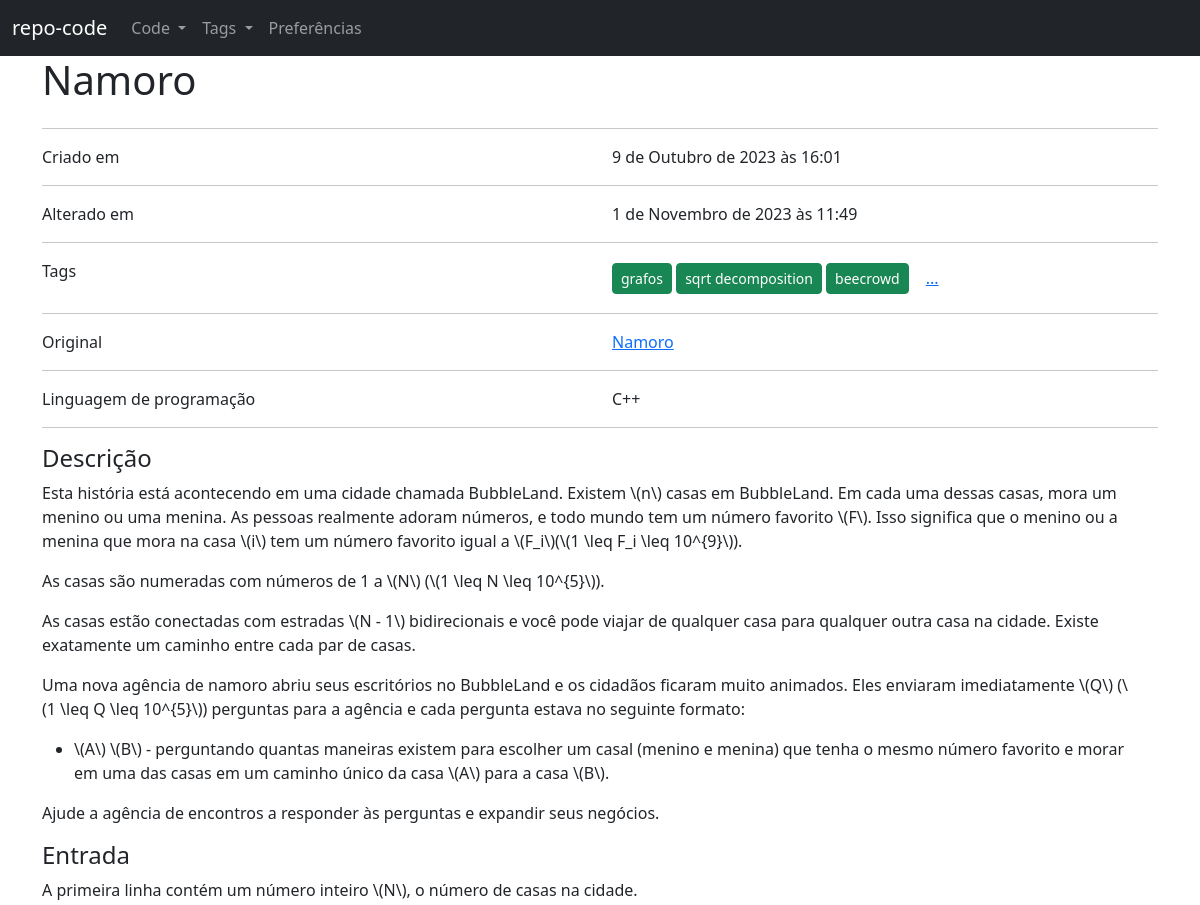
The page /repo/code/2/ (upper part) on the database as committed earlier.
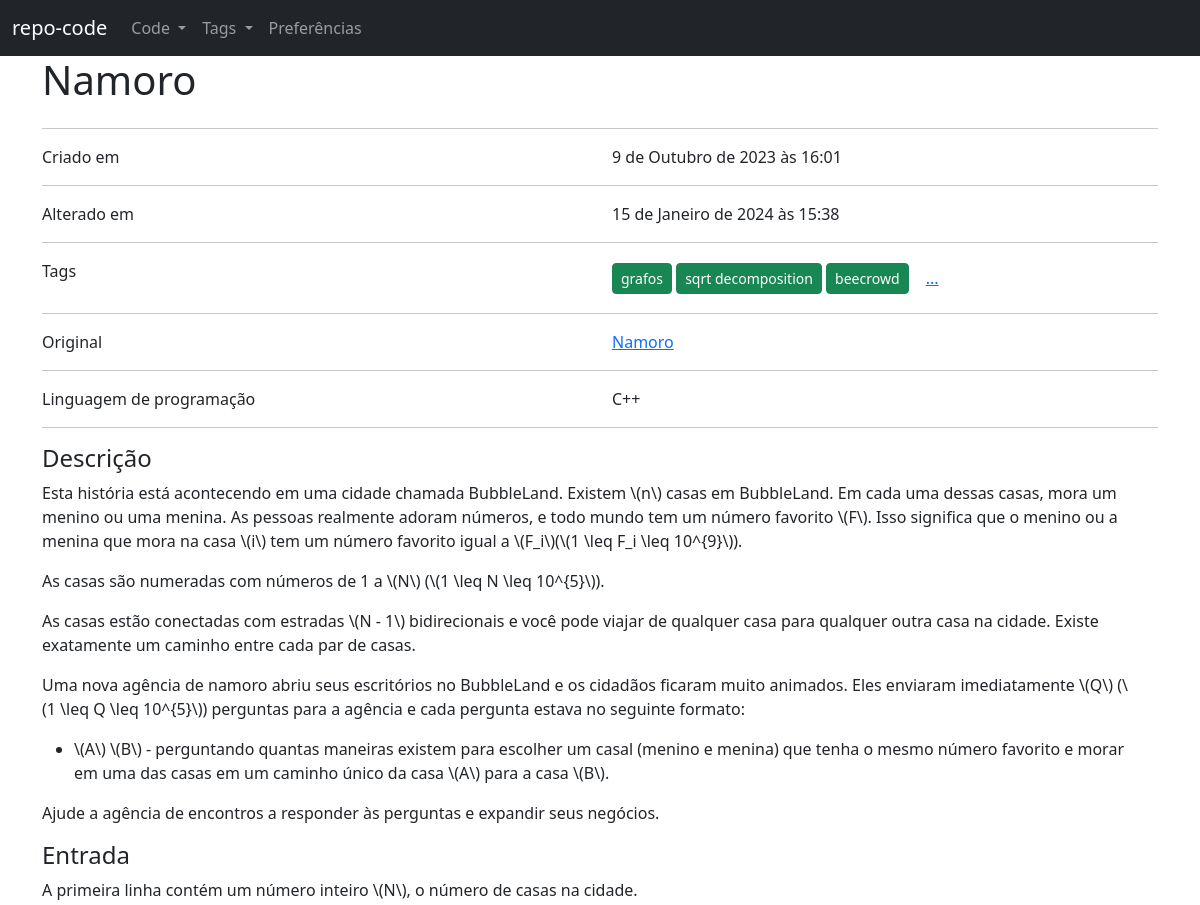
The same page on the database as committed later.
### repo/models.py (models this page shows, shortened)
class Code(models.Model):
    LANGUAGE_CHOICES = (
        ("c++", "c++"),
        ("py", "python"),
        ("c", "c"),
        ("java", "java"),
        ("c#", "c#"),
        ("js", "javascript")
    )
    DICT_LANGUAGES_CHOICES = dict(LANGUAGE_CHOICES)
    title = models.CharField(max_length = 100)
    createdAt = models.DateTimeField(default = timezone.now)
    updatedAt = models.DateTimeField(default = timezone.now)
    description = models.TextField()
    source = models.TextField()
    tags = models.ManyToManyField(Tag)
    original = models.CharField(max_length = 100)
    language = models.CharField(max_length = 10, choices = LANGUAGE_CHOICES)
    def human_language(self):
        return self.DICT_LANGUAGES_CHOICES[self.language]
    def full_description(self):
        return f'<div class = "container">{self.description}</div>'

### repo/code_views.py (the view)
# urls.py: path('<int:key>/', code_views.source, name = 'repo_code_view'),
@require_http_methods(['GET'])
def source(request, key):
    try:
        code = Code.objects.get(pk = key)
        partial_tags = code.tags.all()[:3]
        languages = sorted(Code.LANGUAGE_CHOICES, key = lambda x: x[1])
        themes = os.listdir(os.path.join('templates', 'static', 'js', 'codemirror', 'theme'))
        css_files = list(map(lambda f: os.path.join('js', 'codemirror', 'theme', f), themes))
        themes = list(map(lambda t: t.split('.')[0], themes))
        return render(request, 'code/code.html', {
            'source' : code,
            'partial_tags': partial_tags,
            'themes': themes,
            'css_files': css_files,
            'languages': languages
        })
    except ObjectDoesNotExist as ex:
        return render(request, '404.html', {'message': ex})

### repo/templates/code/code.html (shortened to what this page needs)
{% extends "base.html" %}
{% load static %}
{% block 'css' %}
<link href = "{% static 'js/codemirror/lib/codemirror.css' %}" rel="stylesheet">
<link href = "{% static 'js/codemirror/addon/hint/show-hint.css' %}" rel="stylesheet">
{% for css in css_files %}
    <link href = "{% static css %}" rel = "stylesheet">
{% endfor %}
{% endblock %}
{% block 'main' %}
<div class = "container">
    <div class = "row">
        <h1>{{ source.title }}</h1>
    </div>
    <hr>
    <div class = "row">
        <div class = "col">
            Criado em
        </div>
        <div class = "col">
            {{ source.createdAt }}
        </div>
    </div>
    <hr>
    <div class = "row">
        <div class = "col">
            Alterado em
        </div>
        <div class = "col">
            {{ source.updatedAt }}
        </div>
    </div>
    <hr>
    <div class = "row">
        <div class = "col">
            Tags
        </div>
        <div class = "col">
            {% for tag in partial_tags %}
                <a class = "btn btn-sm btn-success" href = "{% url 'repo_tag_view' tag.id %}"> {{ tag.human_name }} </a>
            {% endfor %}
            {% if source.tags.count > 3 %}
                <a class="btn btn-link" data-bs-toggle="modal" data-bs-target="#tagsModal"> ... </a>
            {% endif %}
        </div>
    </div>
    {% if source.original %}
    <hr>
    <div class = "row">
        <div class = "col">
            Original
        </div>
        <div class = "col">
            <a href = "{{source.original}}" target = "__blank"> {{ source.title }} </a>
        </div>
    </div>
    {% endif %}
    <hr>
    <div class = "row">
        <div class = "col">
            Linguagem de programação
        </div>
        <Div class = "col">
            {{ source.human_language.title }}
        </div>
    </div>
    <hr>
    <div class = "row">
        <div class = "row">
            <h4> Descrição </h4>
        </div>
        <div class = "row">
            {{ source.full_description | safe }}
        </div>
    </div>
{% endblock %}

Rows that differ between the two databases and show on the page:
changed Code "Namoro": updatedAt "1 de Novembro de 2023 às 11:49" → "15 de Janeiro de 2024 às 15:38"
